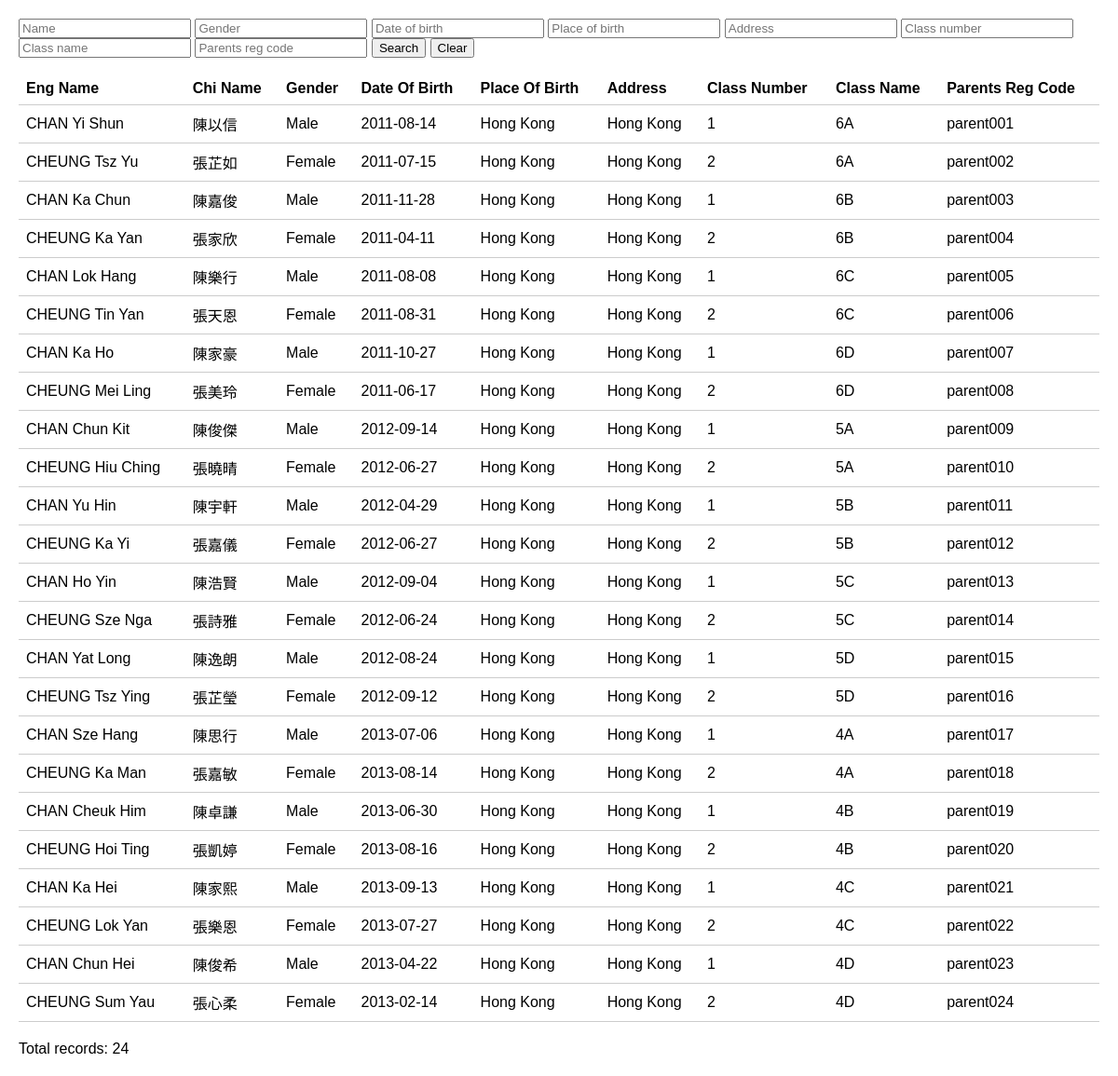
Before: /page/admin/viewenrollment.php with the older database file.
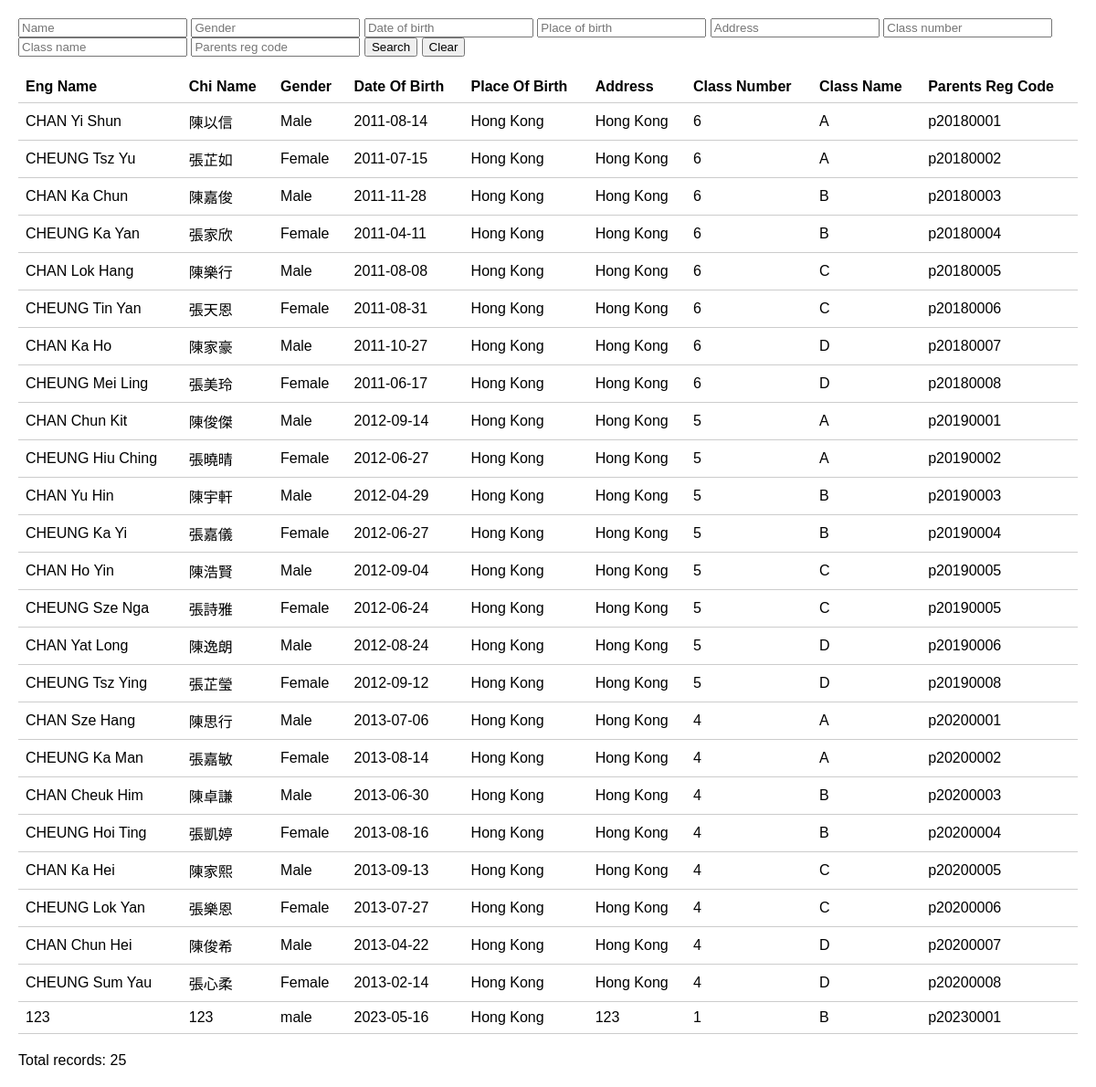
After: the same page with the newer database file.
### tables this page shows
CREATE TABLE IF NOT EXISTS `student` (
  `studnetID` int NOT NULL AUTO_INCREMENT,
  `studentRegNumber` varchar(20) NOT NULL,
  `studentEngName` varchar(30) NOT NULL,
  `studentChiName` varchar(30) NOT NULL,
  `studentSex` varchar(10) NOT NULL,
  `studentDateOfBirth` date NOT NULL,
  `studentPlaceOfBirth` varchar(30) NOT NULL,
  `studentAddress` varchar(100) NOT NULL,
  `classNumber` int NOT NULL,
  `className` varchar(5) NOT NULL,
  `parentsRegCode` varchar(10) NOT NULL,
  PRIMARY KEY (`studnetID`)
);

### page/admin/viewenrollment.php (the view, shortened to what this page needs)
<!DOCTYPE html>
<html>
    <head>
        <link href="../../css/viewenrollment.css" rel="stylesheet" type="text/css"/>
    </head>
    <body>
          <P>
        <form method="GET" action="">
            <input type="text" name="filter" placeholder="Name" value="<?php echo isset($_GET['filter']) ? $_GET['filter'] : ''; ?>">
            <input type="text" name="filterSex" placeholder="Gender" value="<?php echo isset($_GET['filterSex']) ? $_GET['filterSex'] : ''; ?>">
            <input type="text" name="filterDOB" placeholder="Date of birth" value="<?php echo isset($_GET['filterDOB']) ? $_GET['filterDOB'] : ''; ?>">
            <input type="text" name="filterPOB" placeholder="Place of birth" value="<?php echo isset($_GET['filterPOB']) ? $_GET['filterPOB'] : ''; ?>">
            <input type="text" name="filterAddress" placeholder="Address" value="<?php echo isset($_GET['filterAddress']) ? $_GET['filterAddress'] : ''; ?>">
            <input type="text" name="filterClassNumber" placeholder="Class number" value="<?php echo isset($_GET['filterClassNumber']) ? $_GET['filterClassNumber'] : ''; ?>">
            <input type="text" name="filterClassName" placeholder="Class name" value="<?php echo isset($_GET['filterClassName']) ? $_GET['filterClassName'] : ''; ?>">
            <input type="text" name="filterParentsRegCode" placeholder="Parents reg code" value="<?php echo isset($_GET['filterParentsRegCode']) ? $_GET['filterParentsRegCode'] : ''; ?>">
            <button type="submit">Search</button>
            <button type="button" onclick="clearFilter()">Clear</button>
        </form>
        <P>
        <?php
        require_once '../../connectdb.php';
        $filter = isset($_GET['filter']) ? $_GET['filter'] : '';
        $filterSex = isset($_GET['filterSex']) ? $_GET['filterSex'] : '';
        $filterDOB = isset($_GET['filterDOB']) ? $_GET['filterDOB'] : '';
        $filterPOB = isset($_GET['filterPOB']) ? $_GET['filterPOB'] : '';
        $filterAddress = isset($_GET['filterAddress']) ? $_GET['filterAddress'] : '';
        $filterClassNumber = isset($_GET['filterClassNumber']) ? $_GET['filterClassNumber'] : '';
        $filterClassName = isset($_GET['filterClassName']) ? $_GET['filterClassName'] : '';
        $filterParentsRegCode = isset($_GET['filterParentsRegCode']) ? $_GET['filterParentsRegCode'] : '';
        $query = "SELECT * FROM `student`
    WHERE (`studentEngName` LIKE :filter OR `studentChiName` LIKE :filter)
    AND (`studentSex` LIKE :filterSex)
    AND (`studentDateOfBirth` LIKE :filterDOB)
    AND (`studentPlaceOfBirth` LIKE :filterPOB)
    AND (`studentAddress` LIKE :filterAddress)
    AND (`classNumber` LIKE :filterClassNumber)
    AND (`className` LIKE :filterClassName)
    AND (`parentsRegCode` LIKE :filterParentsRegCode)";
        $stmt = $pdo->prepare($query);
        $stmt->bindValue(':filter', '%' . $filter . '%', PDO::PARAM_STR);
        $stmt->bindValue(':filterSex', '%' . $filterSex . '%', PDO::PARAM_STR);
        $stmt->bindValue(':filterDOB', '%' . $filterDOB . '%', PDO::PARAM_STR);
        $stmt->bindValue(':filterPOB', '%' . $filterPOB . '%', PDO::PARAM_STR);
        $stmt->bindValue(':filterAddress', '%' . $filterAddress . '%', PDO::PARAM_STR);
        $stmt->bindValue(':filterClassNumber', '%' . $filterClassNumber . '%', PDO::PARAM_STR);
        $stmt->bindValue(':filterClassName', '%' . $filterClassName . '%', PDO::PARAM_STR);
        $stmt->bindValue(':filterParentsRegCode', '%' . $filterParentsRegCode . '%', PDO::PARAM_STR);
        $stmt->execute();
        if ($stmt) {
            echo "<table>";
            echo "<tr><th>Eng Name</th><th>Chi Name</th><th>Gender</th><th>Date Of Birth</th><th>Place Of Birth</th>
      <th>Address</th><th>Class Number</th><th>Class Name</th><th>Parents Reg Code</th></tr>";
            while ($row = $stmt->fetch(PDO::FETCH_ASSOC)) {
                echo "<tr class='record-row'>";
                echo "<td>" . $row['studentEngName'] . "</td>";
                echo "<td>" . $row['studentChiName'] . "</td>";
                echo "<td>" . $row['studentSex'] . "</td>";
                echo "<td>" . $row['studentDateOfBirth'] . "</td>";
                echo "<td>" . $row['studentPlaceOfBirth'] . "</td>";
                echo "<td>" . $row['studentAddress'] . "</td>";
                echo "<td>" . $row['classNumber'] . "</td>";
                echo "<td>" . $row['className'] . "</td>";
                echo "<td>" . $row['parentsRegCode'] . "</td>";
                echo "</tr>";
            }
            echo "</table>";
            $count = $stmt->rowCount();
            echo "<p>Total records: $count</p>";
        } else {
            $errorInfo = $stmt->errorInfo();
            echo "Error: " . $errorInfo[2];
        }
        ?>
    </body>
</html>

Changed rows visible on the page:
changed student "CHAN Yi Shun": classNumber "1" → "6"; className "6A" → "A"; parentsRegCode "parent001" → "p20180001"
changed student "CHEUNG Tsz Yu": classNumber "2" → "6"; className "6A" → "A"; parentsRegCode "parent002" → "p20180002"
changed student "CHAN Ka Chun": classNumber "1" → "6"; className "6B" → "B"; parentsRegCode "parent003" → "p20180003"
changed student "CHEUNG Ka Yan": classNumber "2" → "6"; className "6B" → "B"; parentsRegCode "parent004" → "p20180004"
changed student "CHAN Lok Hang": classNumber "1" → "6"; className "6C" → "C"; parentsRegCode "parent005" → "p20180005"
changed student "CHEUNG Tin Yan": classNumber "2" → "6"; className "6C" → "C"; parentsRegCode "parent006" → "p20180006"
changed student "CHAN Ka Ho": classNumber "1" → "6"; className "6D" → "D"; parentsRegCode "parent007" → "p20180007"
changed student "CHEUNG Mei Ling": classNumber "2" → "6"; className "6D" → "D"; parentsRegCode "parent008" → "p20180008"
changed student "CHAN Chun Kit": classNumber "1" → "5"; className "5A" → "A"; parentsRegCode "parent009" → "p20190001"
changed student "CHEUNG Hiu Ching": classNumber "2" → "5"; className "5A" → "A"; parentsRegCode "parent010" → "p20190002"
changed student "CHAN Yu Hin": classNumber "1" → "5"; className "5B" → "B"; parentsRegCode "parent011" → "p20190003"
changed student "CHEUNG Ka Yi": classNumber "2" → "5"; className "5B" → "B"; parentsRegCode "parent012" → "p20190004"
changed student "CHAN Ho Yin": classNumber "1" → "5"; className "5C" → "C"; parentsRegCode "parent013" → "p20190005"
changed student "CHEUNG Sze Nga": classNumber "2" → "5"; className "5C" → "C"; parentsRegCode "parent014" → "p20190005"
changed student "CHAN Yat Long": classNumber "1" → "5"; className "5D" → "D"; parentsRegCode "parent015" → "p20190006"
changed student "CHEUNG Tsz Ying": classNumber "2" → "5"; className "5D" → "D"; parentsRegCode "parent016" → "p20190008"
changed student "CHAN Sze Hang": classNumber "1" → "4"; className "4A" → "A"; parentsRegCode "parent017" → "p20200001"
changed student "CHEUNG Ka Man": classNumber "2" → "4"; className "4A" → "A"; parentsRegCode "parent018" → "p20200002"
changed student "CHAN Cheuk Him": classNumber "1" → "4"; className "4B" → "B"; parentsRegCode "parent019" → "p20200003"
changed student "CHEUNG Hoi Ting": classNumber "2" → "4"; className "4B" → "B"; parentsRegCode "parent020" → "p20200004"
changed student "CHAN Ka Hei": classNumber "1" → "4"; className "4C" → "C"; parentsRegCode "parent021" → "p20200005"
changed student "CHEUNG Lok Yan": classNumber "2" → "4"; className "4C" → "C"; parentsRegCode "parent022" → "p20200006"
changed student "CHAN Chun Hei": classNumber "1" → "4"; className "4D" → "D"; parentsRegCode "parent023" → "p20200007"
changed student "CHEUNG Sum Yau": classNumber "2" → "4"; className "4D" → "D"; parentsRegCode "parent024" → "p20200008"
added student: studentEngName "123", studentChiName "123", studentSex "male", studentDateOfBirth "2023-05-16", studentPlaceOfBirth "Hong Kong", studentAddress "123", classNumber "1", className "B", parentsRegCode "p20230001"
Other visible differences:
$count: "24" → "25"
